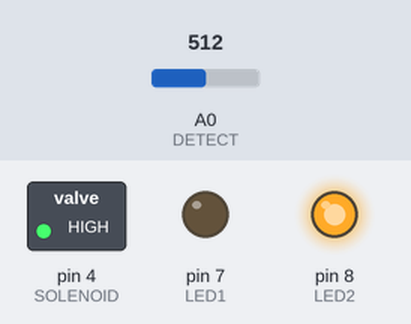
Simulated run of this sketch. Board: Arduino Uno, built with avr-gcc and run on an emulated ATmega328P. Parts: switched loads named in the sketch (green lamp = pin HIGH), output pins drawn as LEDs (lit = HIGH). The inputs (shaded band) are chosen by the test bench; at power-on: A0 (DETECT) = 512.

Above: at 1.9 s.
2.0 s: A0 (DETECT) set to 546
3.5 s: A0 (DETECT) set to 574
At 4.3 s:
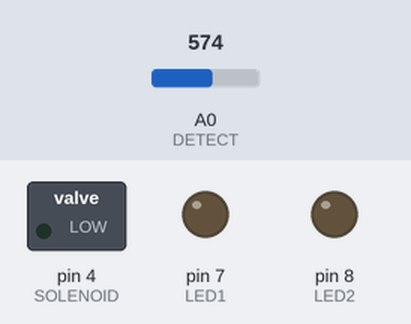
Timing chart, 0 to 6.5 s (numbered marks = the images above; inputs shaded):
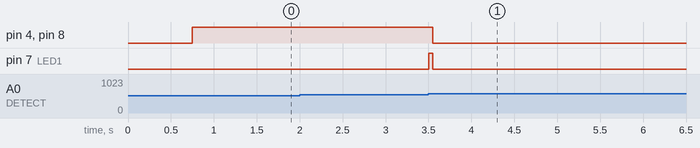

The sketch:

Zebrafish_vibration_repeated_dhriti_2019.ino
```cpp
// For applying solenoid stimulus and use the signal from the
// vibration sensor to light an LED.
// Detected 2.5msec delay from the time sensor signal comes on to the
// time that the LED turns ON
//
//char foo;            // required to clean up some other problems
int  DETECT = A0; //Piezo sensor analog input
int  LED1 = 7;    //IR LED or TTL to camera can be connected. Turns on when piezo crosses threshold.
int  LED2 = 8;    //ON when the solenoid is triggered.
int  SOLENOID = 4; //Solenoid connected here and controlls it via relay
//int  STRT=1;
int  N = 3;   //Number of piezo signals to be averaged
long MN = 0;  //Accumulator for baseline piezo value
long MNV = 0; //Accumulator for piezo detection
int tmp;      //Temprorary variable to read in piezo value.

void setup() {
  //  Serial.begin(9600);
  pinMode(DETECT, INPUT);   //Piezo input
  pinMode(LED1, OUTPUT);  //IR LED or TTL to camera (will glow on receiving input from piezo)
  pinMode(LED2, OUTPUT);  //Solenoid indicator
  //  pinMode(STRT,OUTPUT);
  pinMode(SOLENOID, OUTPUT);  //
  digitalWrite(LED1, LOW);  //Off  the vibration detection(piezo)
  digitalWrite(LED2, LOW);  //Off  the vibration detection (solenoid)
  digitalWrite(SOLENOID, LOW);  //Off  the solenoid current
  delay(750);  //Delay 6 seconds
  MN = 0; //Mean initialized to zero
  for (int n = 0; n < 10; n++) //For finding mean
  {
    MN = MN + analogRead(DETECT); //Accumulating for mean
  }
  MN = MN / 10; //Averaging  find mean baseline
}

//8msc per count. So for 50000 counts it will be 40sec.
void loop() {
  digitalWrite(SOLENOID, HIGH); //ON the solenoid
  digitalWrite(LED2, HIGH);  //On LED for experimenter
  MNV = 0; //Assigning the mean baseline
  while (MNV < 50  )   //Detection of deviation of threshold=40 above the mean baseline
  {
    MNV = 0; //Initializing the accumulator
    for (int n = 0; n < N; n++) //Averaging N readings
    {
      tmp = MN - analogRead(DETECT);
      MNV = MNV + abs(tmp); //Accumulating the sensor reading
      //           Serial.println(MNV);
    }
    MNV = MNV / N; //Averaging the sensor reading
    //          Serial.println(abs(MNV-MN));
    //          Serial.println(MNV);
    //          Serial.println(0);
    delay(1);  //For stability
  }
  digitalWrite(LED1, HIGH);  //On IR LED   / TTL

  delay(50);  //For stability
  digitalWrite(SOLENOID, LOW); //Off the solenoid
  digitalWrite(LED2, LOW);  //Off LED for experimenter
  digitalWrite(LED1, LOW);  //Off IR LED
  //        delay(1000);  //Delay 1 second
  delay(10000);  //Delay 10 seconds
}
```

Measured:
- the behaviour switches between 561 and 562 on A0 (DETECT) (found by bisection; images 0 and 1)
- after the input at 2.0 s, every drawn part: stays the same
- after the input at 3.5 s, pin 4 (SOLENOID), pin 8 (LED2): HIGH → LOW after 0.05 s; pin 7 (LED1): LOW → HIGH at once, → LOW 0.05 s later
